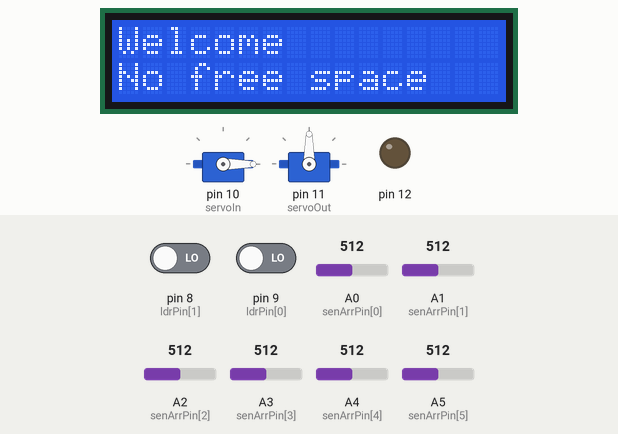
Simulated run of this sketch. Board: Arduino Uno, built with avr-gcc and run on an emulated ATmega328P. On the bench: 2 × servo, 16×2 character LCD, output pins drawn as LEDs (lit = HIGH). The inputs (shaded band) are chosen by the test bench; at power-on: A0 (senArrPin[0]) = 512, A1 (senArrPin[1]) = 512, A2 (senArrPin[2]) = 512, A3 (senArrPin[3]) = 512, A4 (senArrPin[4]) = 512, pin 8 (ldrPin[1]) LOW, pin 9 (ldrPin[0]) LOW, A5 (senArrPin[5]) = 512.

Above: at 1.2 s.
1.3 s: A0 (senArrPin[0]) set to 109
11.8 s: A0 (senArrPin[0]) set to 93
At 15.7 s:
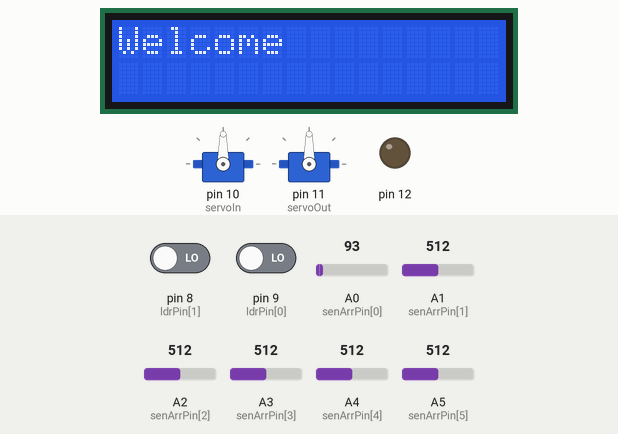
22.0 s: A1 (senArrPin[1]) set to 30
At 31.3 s:
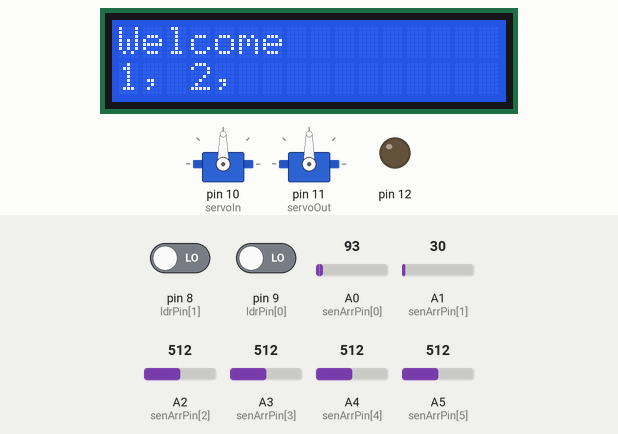
32.2 s: A2 (senArrPin[2]) set to 30
At 41.7 s:
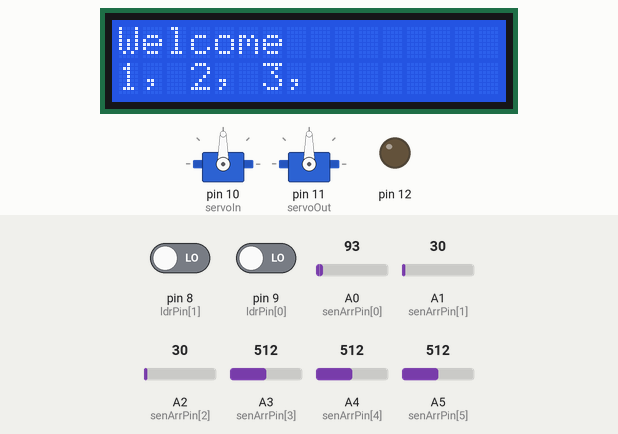
42.4 s: A3 (senArrPin[3]) set to 30
At 52.2 s:
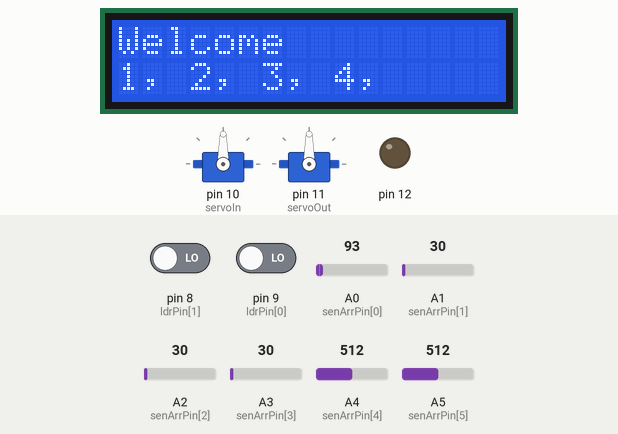
52.7 s: A4 (senArrPin[4]) set to 30
At 62.7 s:
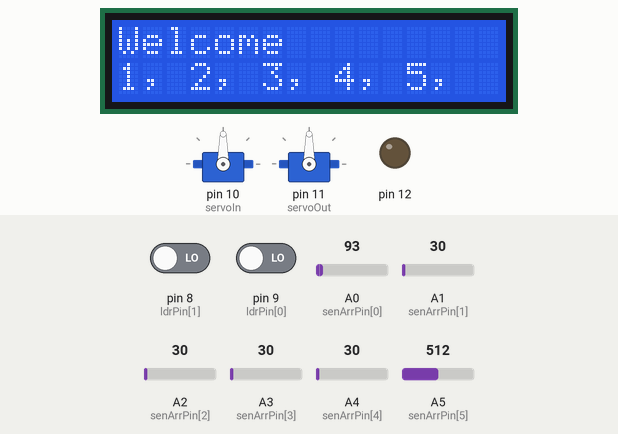
Timing chart, 0 to 63.9 s (numbered marks = the images above; inputs shaded):
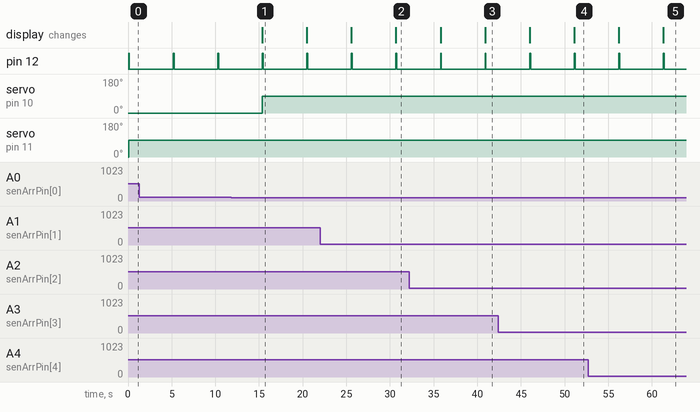

The sketch:

Smart_Car_parking_Mangement.ino
```cpp
#include <LiquidCrystal.h>
#include<Servo.h>
// initialize the library with the numbers of the interface pins
LiquidCrystal lcd(7, 6, 5, 4, 3, 2);

const int senArrPin[6] = {A0, A1, A2, A3, A4, A5};
int sen[6] = {0}, ref[6] = {100, 100, 100, 100, 100, 100};
int lcdcnt = 0, ldrPin[2] = {9, 8}, ldrIn = 0, ldrOut = 0;
long int full = 0, prefull;
//servo
Servo servoIn, servoOut;


void setup() {
  //servo
  servoIn.attach(10);
  servoOut.attach(11);
  servoIn.write(0);
  servoOut.write(0);
  // set up the LCD's number of columns and rows:
  lcd.begin(16, 2);
  // Print a message to the LCD.
  lcd.print("Welcome");

  //sensor pin mode
  pinMode(ldrPin[0], INPUT);
  pinMode(ldrPin[1], INPUT);
  for (int i = 0; i < 6; i++)
    pinMode(senArrPin[i], INPUT);

  pinMode(12, OUTPUT);

  Serial.begin(9600);
}


void loop() {
  // put your main code here, to run repeatedly:
  sensorRead();
  dspl();

  if (ldrIn == 0 && full != 123456)
  {
    servoIn.write(90);
    beep(100);
    delay(5000);
  }
  else if (ldrOut == 0)
  {
    servoOut.write(90);
    beep(100);
    delay(5000);
  }
  else {
    servoIn.write(0);
    servoOut.write(0);
  }

}


////////////////////beep////////////////////////////
void beep(int a){
  digitalWrite(12,HIGH);
  delay(a);
  digitalWrite(12,LOW);
}


//++++++++++++++++++++Sensors read++++++++++++++++++++
void sensorRead()
{
  full = 0;
  for (int i = 0; i < 6; i++)
  {
    sen[i] = (((analogRead(senArrPin[i])) > ref[i]) ? 1 : 0);
  }
  full =  (long int)(sen[0]*100000 + sen[1]*20000 + sen[2]*3000 + sen[3]*400 + sen[4]*50 + sen[5]*6);
  ldrIn = (digitalRead(ldrPin[0]));
  ldrOut = (digitalRead(ldrPin[1]));

}


// display
void dspl()
{
  int all = 0;
  lcd.setCursor(0, 1);
  for (int i = 0; i < 6; i++) {
    if (sen[i] == 0) {
      lcd.print(i + 1);
      lcd.print(", ");
    }
    all += sen[i];
  }
  if (all == 6) {
    lcd.print("No free space");
    lcdcnt = 0;
  }
  else {
    if ((lcdcnt == 0) || (prefull != full)) {
      lcd.clear();
      lcdcnt = 1;
      lcd.print("Welcome");
      prefull   = full;
    }
  }
}
```

Measured:
- the behaviour switches between 101 and 100 on A0 (senArrPin[0]) (found by bisection; images 0 and 1)
- after the input at 11.8 s, servo on pin 10 (servoIn): 0° → 90° after 3.6 s; the display: changes after 3.6 s (image 1)
- after the input at 22.0 s, the display: first changes after 3.6 s (image 2 shows a later state)
- after the input at 32.2 s, the display: first changes after 3.6 s (image 3 shows a later state)
- after the input at 42.4 s, the display: first changes after 3.6 s (image 4 shows a later state)
- after the input at 52.7 s, the display: first changes after 3.5 s (image 5 shows a later state)
- by itself, pin 12: alternates HIGH for 0.10 s and LOW for 5.0 s
